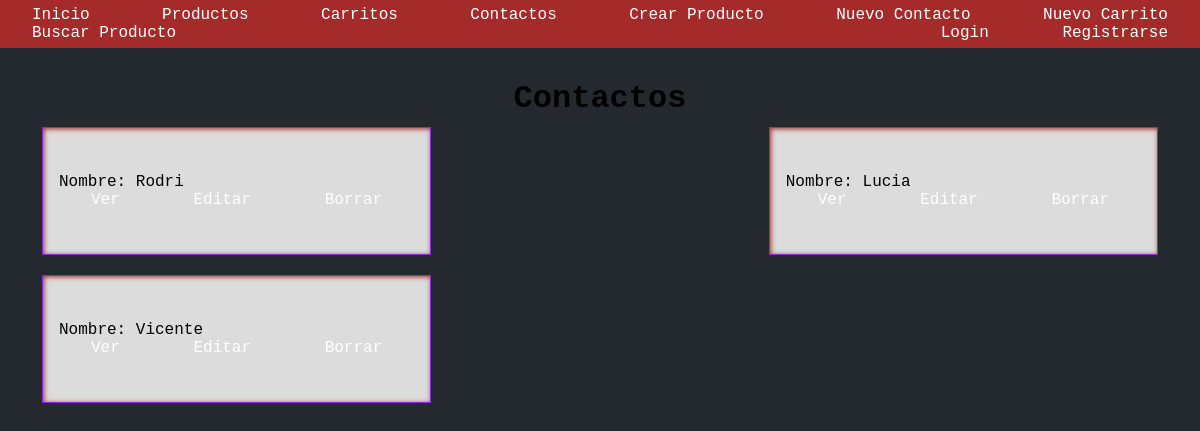
The app's page /contact/list/, older data.
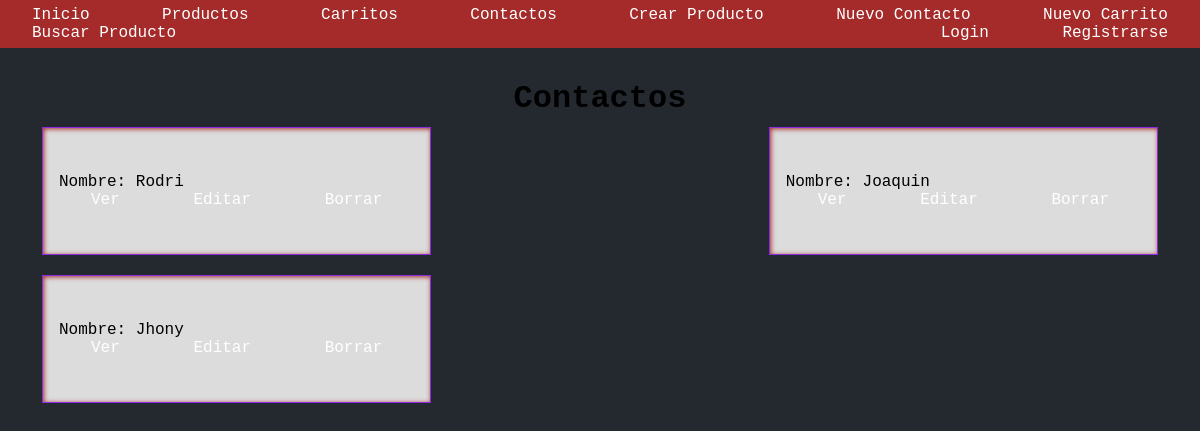
The same page, newer data.
### codershoping/models.py (models this page shows, shortened)
class Contact(models.Model):
        name = models.CharField(max_length=255)
        email= models.EmailField(max_length=254)
        message = models.CharField(max_length=255)

### codershoping/views.py (the view)
# urls.py: path('contact/list/', ContactList.as_view(), name='contact_list'),
class ContactList(ListView):
    model= Contact
    template_name= 'contact_list.html'

### codershoping/templates/codershoping/contact_list.html
{% extends 'base.html' %}
{% block contact %}
<h1>Contactos</h1>
<ul>
    {% for contact in object_list %}
    <div class="box">
        <li>
            <p>Nombre: {{contact.name}} </p>
            <p>
                <a href="{% url 'contact_detail' contact.id %}">Ver</a>
                <a href="{% url 'contact_update' contact.id %}">Editar</a>
                <a href="{% url 'contact_delete' contact.id %}">Borrar</a>
            </p>
        </li>
    </div>
    {% endfor %}
</ul>
{% endblock contact %}

Row changes from the older to the newer data that the page shows:
removed Contact: name "Lucia"
removed Contact: name "Vicente"
added Contact: name "Joaquin"
added Contact: name "Jhony"
